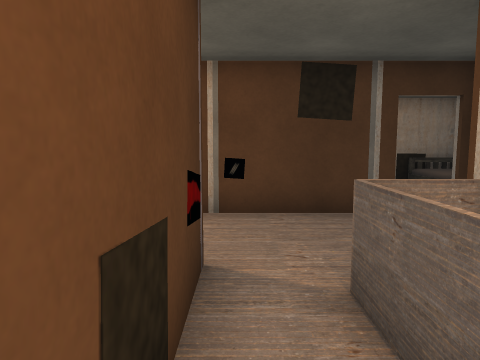
View 1 (above)

16 first-person views from a walk through a 3-D level made in the Unity game engine. The camera is 1.3 m above the floor, tilts 6° down and sees 70° across. Doors are open. The floor is counted in squares, 1 m on a side. Each view is taken from the middle of a square. On the plan, view 1 faces up. The plan holds only what a view shows up to about 15 squares ahead; the rest is blank. The place goes on beyond the plan. The player is left out. Some animated figures are not drawn. Some surface patterns are stand-ins.

View 2
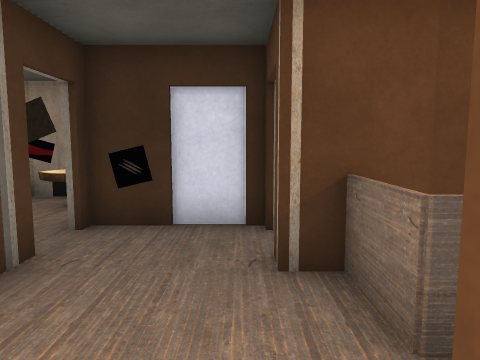

View 3
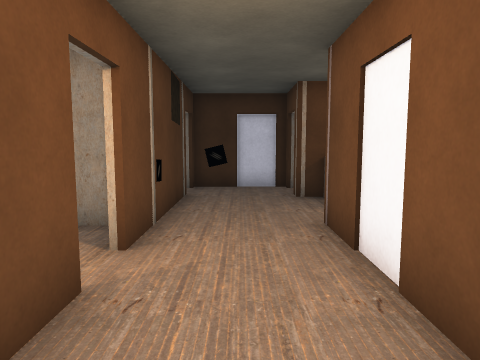

View 4
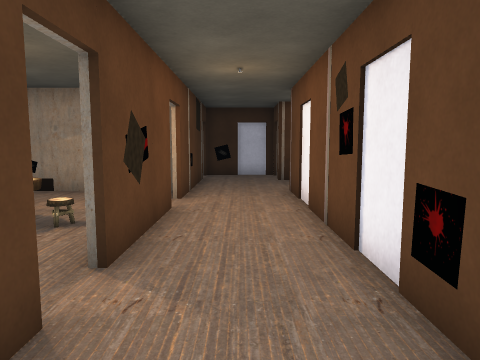

View 5
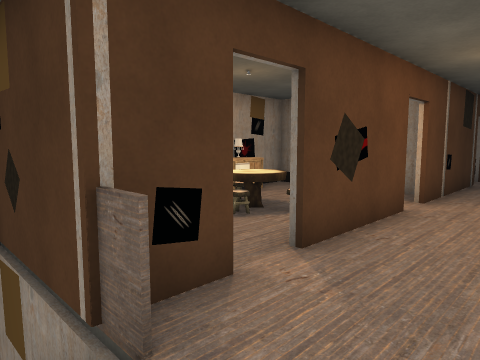

View 6
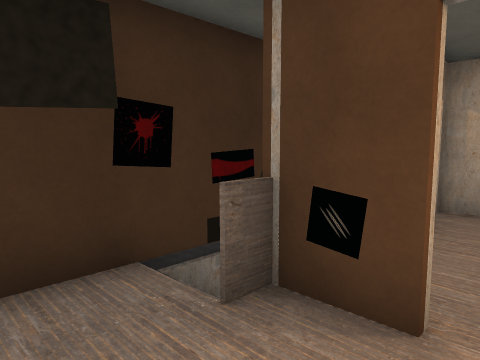

View 7
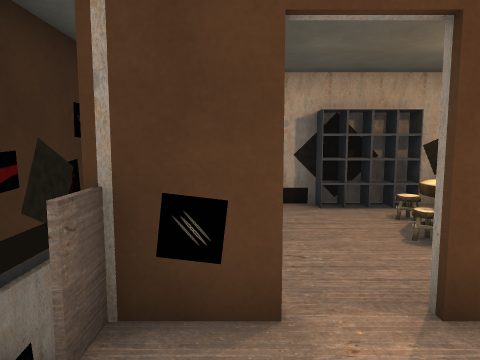

View 8
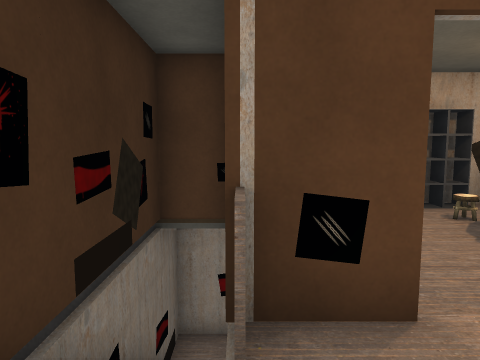

View 9
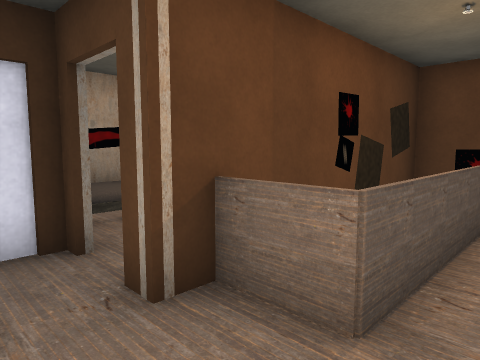

View 10
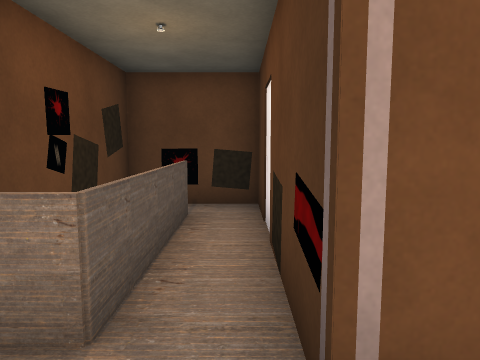

View 11
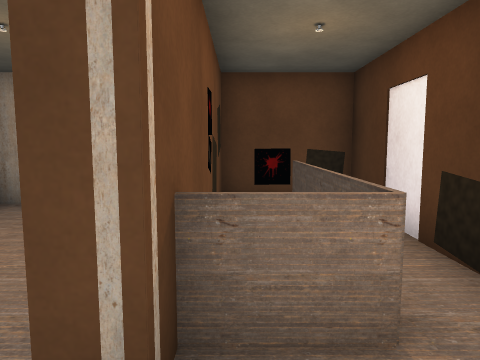

View 12
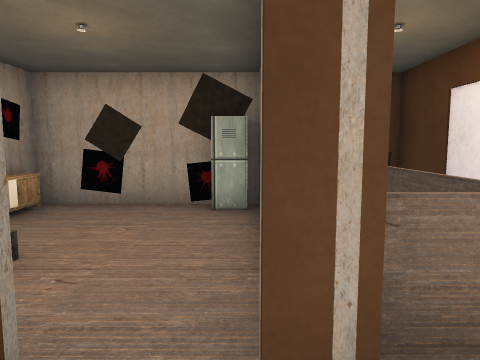

View 13
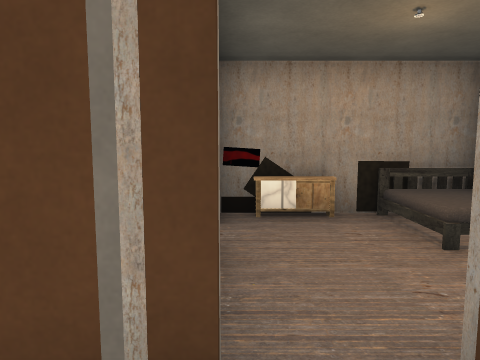

View 14
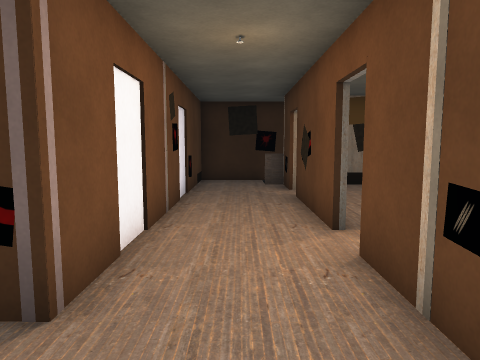

View 15
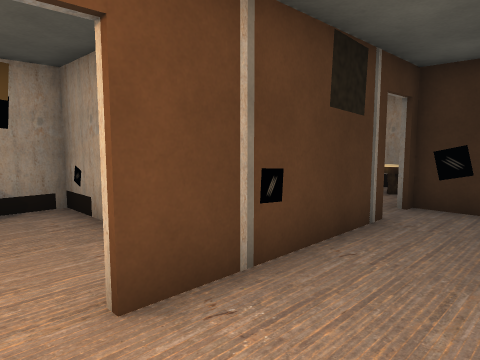

View 16
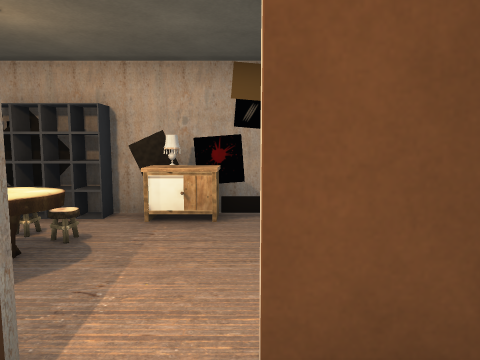

### Floor plan
Key: @ floor where view 1 was taken; # wall or solid block; . main floor; - floor 3 m lower than the main floor; / step, stairs or slope; D open door; = window, fence, low wall or low ledge; ^ raised ledge; O other object.
Columns run from 11 left of view 1 to 7 right of it. Each row starts with its distance up from view 1.
 12    ##
 11 #-D..###^=.#  ###O#
 10 #/D...O....#  D..O#
  9 #/#...O#...#   ...#
  8 #/#...=#...#   ..OO
  7 #/#.D...DD.###DD O#
  6 #/O#D###DD####DD
  5 #...............#
  4 #.............DD#
  3  #  #  ####.O/DD#
  2           #. /#..O#
  1           #.#/#...#
  0           #@#/#...#
 -1           #.O/#...#
 -2           #..DO####
 -3            ###

Positions as (right, up) in squares from view 1, and headings:
1: (0, 0), facing up
2: (-1, 4), facing right
3: (-6, 5), facing right
4: (-10, 5), facing right
5: (-10, 4), facing up-right
6: (-7, 4), facing up-left
7: (-8, 4), facing up
8: (-9, 4), facing up
9: (0, 5), facing down-right
10: (0, 5), facing down
11: (2, 5), facing down
12: (3, 5), facing down
13: (3, 5), facing up
14: (2, 5), facing left
15: (-3, 4), facing up-right
16: (-2, 5), facing up
